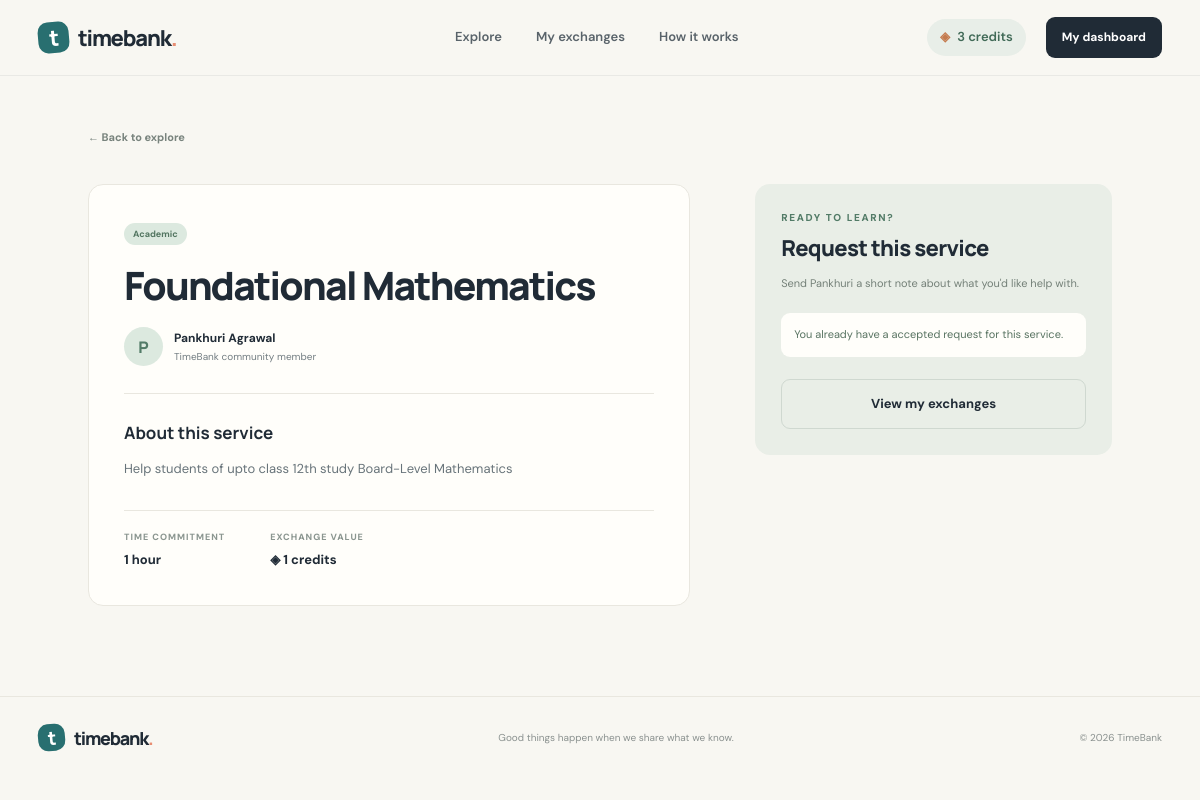
The page /service/1 (signed in) on the database its author committed.
### models.py (models this page shows)
class User(UserMixin, db.Model):
    id = db.Column(db.Integer, primary_key=True)
    name = db.Column(db.String(80), nullable=False)
    email = db.Column(db.String(120), unique=True, nullable=False, index=True)
    password_hash = db.Column(db.String(255), nullable=False)
    location = db.Column(db.String(120))
    bio = db.Column(db.String(300))
    credits = db.Column(db.Integer, nullable=False, default=3)
    created_at = db.Column(db.DateTime, default=datetime.utcnow)
    services = db.relationship(
        "Service", backref="owner", lazy=True, cascade="all, delete-orphan"
    )

class Service(db.Model):
    id = db.Column(db.Integer, primary_key=True)
    title = db.Column(db.String(100), nullable=False)
    category = db.Column(db.String(40), nullable=False)
    description = db.Column(db.Text, nullable=False)
    duration_hours = db.Column(db.Integer, nullable=False, default=1)
    is_active = db.Column(db.Boolean, nullable=False, default=True)
    created_at = db.Column(db.DateTime, default=datetime.utcnow)
    owner_id = db.Column(db.Integer, db.ForeignKey("user.id"), nullable=False)

class ExchangeRequest(db.Model):
    id = db.Column(db.Integer, primary_key=True)
    service_id = db.Column(db.Integer, db.ForeignKey("service.id"), nullable=False)
    requester_id = db.Column(db.Integer, db.ForeignKey("user.id"), nullable=False)
    provider_id = db.Column(db.Integer, db.ForeignKey("user.id"), nullable=False)
    message = db.Column(db.Text, nullable=False)
    status = db.Column(db.String(20), nullable=False, default="pending")
    created_at = db.Column(db.DateTime, default=datetime.utcnow)
    service = db.relationship("Service", backref="exchange_requests")
    requester = db.relationship("User", foreign_keys=[requester_id])
    provider = db.relationship("User", foreign_keys=[provider_id])

### app.py (the view)
@app.route("/service/<int:service_id>")
def service_detail(service_id):
    service = db.get_or_404(Service, service_id)
    if not service.is_active:
        abort(404)
    existing_request = None
    if current_user.is_authenticated:
        existing_request = ExchangeRequest.query.filter(
            ExchangeRequest.service_id == service.id,
            ExchangeRequest.requester_id == current_user.id,
            ExchangeRequest.status.in_(["pending", "accepted"])
        ).first()
    return render_template(
        "service_detail.html",
        service=service,
        existing_request=existing_request
    )

### app.py (called while the page is built)
@login_manager.user_loader
def load_user(user_id):
    return db.session.get(User, int(user_id))

### templates/service_detail.html (shortened to what this page needs)
{% extends "base.html" %}
{% block content %}
<section class="detail-page">
  <a class="back-link" href="{{ url_for('explore') }}">← Back to explore</a>
  <div class="detail-layout">
    <article class="detail-main">
      <span class="category-tag">{{ service.category }}</span>
      <h1>{{ service.title }}</h1>
      <div class="detail-provider"><span class="provider-avatar">{{ service.owner.name[:1]|upper }}</span><span><b>{{ service.owner.name }}</b><small>{{ service.owner.location or 'TimeBank community member' }}</small></span></div>
      <div class="detail-divider"></div>
      <h2>About this service</h2>
      <p class="detail-description">{{ service.description }}</p>
      <div class="detail-facts"><div><span>TIME COMMITMENT</span><b>{{ service.duration_hours }} hour{% if service.duration_hours != 1 %}s{% endif %}</b></div><div><span>EXCHANGE VALUE</span><b>◈ {{ service.duration_hours }} credits</b></div></div>
    </article>
    <aside class="request-card">
      <div class="eyebrow">READY TO LEARN?</div>
      <h2>Request this service</h2>
      <p>Send {{ service.owner.name.split()[0] }} a short note about what you'd like help with.</p>
      {% if not current_user.is_authenticated %}
        <a class="button button-dark button-full" href="{{ url_for('login', next=url_for('service_detail', service_id=service.id)) }}">Log in to request</a>
        <p class="request-footnote">New to TimeBank? <a href="{{ url_for('signup') }}">Create an account</a>.</p>
      {% elif current_user.id == service.owner_id %}
        <div class="inline-notice">This is your service listing. You can manage it from your dashboard.</div>
      {% elif existing_request %}
        <div class="inline-notice">You already have a {{ existing_request.status }} request for this service.</div>
        <a class="button button-outline button-full" href="{{ url_for('exchanges') }}">View my exchanges</a>
      {% endif %}
    </aside>
  </div>
</section>
{% endblock %}

### templates/base.html (shortened to what this page needs)
<!DOCTYPE html>
<html lang="en">
<head>
  <link rel="stylesheet" href="{{ url_for('static', filename='css/style.css') }}">
  <link rel="stylesheet" href="{{ url_for('static', filename='css/components.css') }}">
</head>
<body>
  <header class="site-header">
    <div class="nav-wrap">
      <a class="brand" href="{{ url_for('index') }}">
        <span class="brand-mark">t</span><span>timebank<span class="brand-dot">.</span></span>
      </a>
      <nav class="main-nav">
        <a href="{{ url_for('explore') }}">Explore</a>
        {% if current_user.is_authenticated %}
          <a href="{{ url_for('exchanges') }}">My exchanges</a>
        {% endif %}
        <a href="{{ url_for('index') }}#how-it-works">How it works</a>
      </nav>
      <div class="nav-actions">
        {% if current_user.is_authenticated %}
          <a class="credit-pill" href="{{ url_for('dashboard') }}"><span class="coin">◈</span> {{ current_user.credits }} credits</a>
          <a class="button button-dark button-small" href="{{ url_for('dashboard') }}">My dashboard</a>
        {% else %}
          <a class="nav-login" href="{{ url_for('login') }}">Log in</a>
          <a class="button button-dark button-small" href="{{ url_for('signup') }}">Join TimeBank <span>↗</span></a>
        {% endif %}
      </div>
    </div>
  </header>
  <main>
    {% block content %}{% endblock %}
  </main>
  <footer class="site-footer">
    <div class="footer-inner">
      <a class="brand brand-footer" href="{{ url_for('index') }}"><span class="brand-mark">t</span><span>timebank<span class="brand-dot">.</span></span></a>
      <p>Good things happen when we share what we know.</p>
      <span>© 2026 TimeBank</span>
    </div>
  </footer>
</body>
</html>

### static/css/style.css (style rules this page uses)
:root { --ink: #202b36; --muted: #737d82; --paper: #f8f7f2; --white: #fffefa; --line: #e9e7df; --sage: #dce9df; --sage-strong: #527b67; --teal: #286f70; --coral: #e88d72; --coral-soft: #f8e3d9; --lilac: #e9e3f2; --shadow: 0 16px 45px rgba(36, 48, 55, .07); }
* { box-sizing: border-box; }
html { scroll-behavior: smooth; }
body { margin: 0; background: var(--paper); color: var(--ink); font-family: "DM Sans", sans-serif; line-height: 1.55; }
a { color: inherit; text-decoration: none; }
.site-header { height: 76px; border-bottom: 1px solid rgba(32,43,54,.07); background: rgba(248,247,242,.94); position: sticky; top: 0; z-index: 20; backdrop-filter: blur(14px); }
.nav-wrap { max-width: 1180px; height: 100%; padding: 0 28px; margin: auto; display: flex; align-items: center; justify-content: space-between; }
.brand { display: inline-flex; align-items: center; gap: 9px; font: 800 22px "Manrope", sans-serif; letter-spacing: -1.2px; }
.brand-mark { width: 31px; height: 31px; border-radius: 10px; display: grid; place-items: center; background: var(--teal); color: white; font: 800 22px "Manrope"; transform: rotate(-5deg); }
.brand-dot { color: var(--coral); }
.main-nav { display: flex; gap: 34px; margin-left: 90px; color: #59636a; font-size: 13px; font-weight: 600; }
.nav-actions { display: flex; align-items: center; gap: 20px; font-size: 13px; font-weight: 600; }
.credit-pill { background: #e8eee8; color: #416a57; border-radius: 30px; padding: 8px 13px; }
.coin { color: #c47a4d; margin-right: 4px; }
.button { display: inline-flex; justify-content: center; align-items: center; gap: 18px; border: 1px solid transparent; border-radius: 9px; padding: 14px 20px; font-size: 13px; font-weight: 700; cursor: pointer; transition: transform .18s, background .18s, box-shadow .18s; }
.button-dark { background: var(--ink); color: white; }
.button-outline { background: transparent; border-color: #cfd8d0; color: var(--ink); }
.button-small { padding: 10px 15px; font-size: 12px; }
.button-full { width: 100%; margin-top: 5px; }
.eyebrow { color: var(--sage-strong); font-size: 10px; letter-spacing: 1.65px; font-weight: 800; }
.category-tag { background: var(--sage); color: #527560; border-radius: 30px; padding: 5px 9px; font-size: 9px; font-weight: 700; }
.site-footer { border-top: 1px solid var(--line); }
.footer-inner { max-width: 1180px; padding: 23px 28px; margin: auto; display: flex; align-items: center; justify-content: space-between; }
.brand-footer { font-size: 18px; }
.brand-footer .brand-mark { width: 27px; height: 27px; font-size: 19px; }
.footer-inner p, .footer-inner > span { color: #8a918f; font-size: 10px; }

### static/css/components.css (style rules this page uses)
.detail-page { max-width:1080px; padding:48px 28px 90px; margin:auto; }
.back-link { color:#78837d; font-size:11px; font-weight:700; }
.detail-layout { display:grid; grid-template-columns:1.35fr .8fr; gap:65px; align-items:start; margin-top:35px; }
.detail-main { background:var(--white); border:1px solid var(--line); border-radius:15px; padding:35px; }
.detail-main h1 { font:800 39px/1.15 "Manrope"; letter-spacing:-1.8px; margin:18px 0 20px; }
.detail-provider { display:flex; align-items:center; gap:11px; }
.provider-avatar { width:39px; height:39px; display:grid; place-items:center; border-radius:50%; background:var(--sage); color:var(--sage-strong); font:800 16px "Manrope"; }
.detail-provider b,.detail-provider small { display:block; }
.detail-provider b { font-size:12px; }
.detail-provider small { color:var(--muted); font-size:10px; margin-top:2px; }
.detail-divider { height:1px; background:var(--line); margin:27px 0; }
.detail-main h2 { font:700 17px "Manrope"; margin:0 0 9px; }
.detail-description { white-space:pre-wrap; color:#68747a; font-size:13px; line-height:1.9; }
.detail-facts { display:flex; gap:45px; margin-top:28px; padding-top:20px; border-top:1px solid var(--line); }
.detail-facts span,.detail-facts b { display:block; }
.detail-facts span { color:#8b9690; font-size:9px; font-weight:800; letter-spacing:1px; }
.detail-facts b { margin-top:5px; font-size:13px; }
.request-card { background:#e9eee7; border-radius:15px; padding:26px; position:sticky; top:100px; }
.request-card h2 { font:800 22px "Manrope"; letter-spacing:-.7px; margin:8px 0; }
.request-card > p { color:#748078; font-size:11px; line-height:1.7; margin-bottom:20px; }
.inline-notice { padding:13px; border-radius:9px; background:#fffefa; color:#587361; font-size:11px; line-height:1.6; margin:17px 0; }

### rows shown on the page
User: credits "3"
Service: category "Academic", title "Foundational Mathematics", description "Help students of upto class 12th study Board-Level Mathematics", duration_hours "1"
User: owner "P", owner.name "Pankhuri Agrawal", owner "TimeBank community member", owner.name "Pankhuri"
ExchangeRequest: status "accepted"
